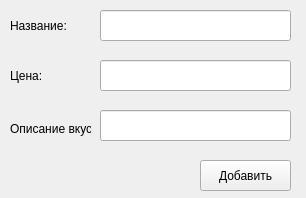
<?xml version="1.0" encoding="UTF-8"?>
<ui version="4.0">
 <class>Form</class>
 <widget class="QWidget" name="Form">
  <property name="geometry">
   <rect>
    <x>0</x>
    <y>0</y>
    <width>306</width>
    <height>198</height>
   </rect>
  </property>
  <property name="windowTitle">
   <string>Добавить</string>
  </property>
  <widget class="QPushButton" name="pushButton">
   <property name="geometry">
    <rect>
     <x>200</x>
     <y>160</y>
     <width>91</width>
     <height>31</height>
    </rect>
   </property>
   <property name="text">
    <string>Добавить</string>
   </property>
  </widget>
  <widget class="QLabel" name="errors">
   <property name="geometry">
    <rect>
     <x>10</x>
     <y>160</y>
     <width>181</width>
     <height>31</height>
    </rect>
   </property>
   <property name="text">
    <string/>
   </property>
  </widget>
  <widget class="QLineEdit" name="Name">
   <property name="geometry">
    <rect>
     <x>100</x>
     <y>10</y>
     <width>191</width>
     <height>31</height>
    </rect>
   </property>
  </widget>
  <widget class="QLineEdit" name="Price">
   <property name="geometry">
    <rect>
     <x>100</x>
     <y>60</y>
     <width>191</width>
     <height>31</height>
    </rect>
   </property>
  </widget>
  <widget class="QLineEdit" name="Taste">
   <property name="geometry">
    <rect>
     <x>100</x>
     <y>110</y>
     <width>191</width>
     <height>31</height>
    </rect>
   </property>
  </widget>
  <widget class="QLabel" name="label">
   <property name="geometry">
    <rect>
     <x>10</x>
     <y>113</y>
     <width>81</width>
     <height>31</height>
    </rect>
   </property>
   <property name="text">
    <string>Описание вкуса</string>
   </property>
  </widget>
  <widget class="QLabel" name="label_2">
   <property name="geometry">
    <rect>
     <x>10</x>
     <y>60</y>
     <width>71</width>
     <height>31</height>
    </rect>
   </property>
   <property name="text">
    <string>Цена:</string>
   </property>
  </widget>
  <widget class="QLabel" name="label_3">
   <property name="geometry">
    <rect>
     <x>10</x>
     <y>10</y>
     <width>71</width>
     <height>31</height>
    </rect>
   </property>
   <property name="text">
    <string>Название:</string>
   </property>
  </widget>
 </widget>
 <resources/>
 <connections/>
</ui>
